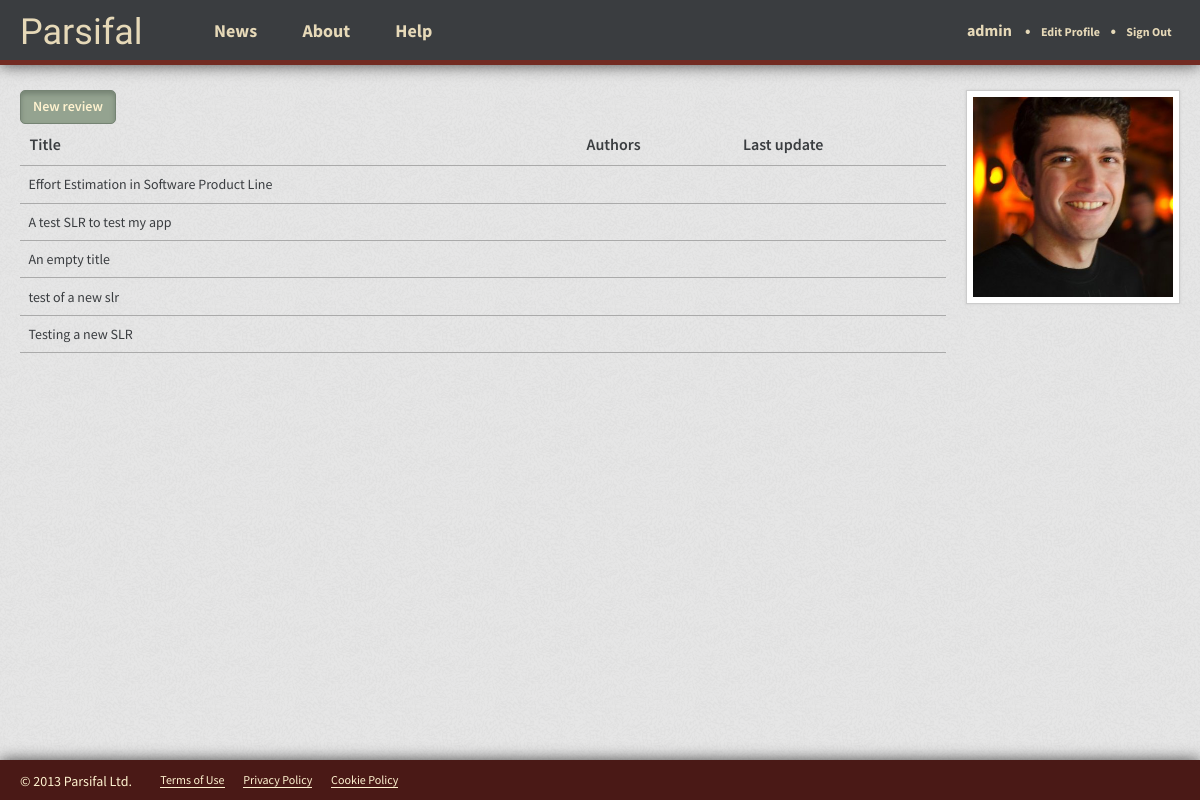
/admin/ (signed in), run on the app's committed database.
### reviews/models.py (models this page shows, shortened)
class Review(models.Model):
  short_name = models.CharField(max_length=50)
  title = models.CharField(max_length=200)
  description = models.CharField(max_length=500)
  user = models.ForeignKey(User)
  class Meta:
      verbose_name = "Review"
      verbose_name_plural = "Reviews"

### reviews/views.py (the view)
@login_required
def reviews(request, username):
  context = RequestContext(request)
  user = get_object_or_404(User, username=username)
  user_reviews = Review.objects.all()
  context = RequestContext(request, {'user_reviews': user_reviews,})
  return render_to_response('reviews/reviews.html', context)

### reviews/templates/reviews/reviews.html (shortened to what this page needs)
{% extends 'base_app.html' %}
{% block content %}
  <div class="clearfix">
    <div class="reviews">
      <a href="/reviews/new/" class="btn btn-success">New review</a>
      <table class="table">
        <thead>
          <tr>
            <th>Title</th>
            <th>Authors</th>
            <th>Last update</th>
          </tr>
        </thead>
        <tbody>
          {% for review in user_reviews %}
            <tr>
              <td>{{ review.title }}</td>
              <td></td>
              <td></td>
            </tr>
          {% endfor %}
        </tbody>
      </table>
    </div>
    <div class="profile">
      <div class="picture">
        <img src="{{ MEDIA_URL }}photo.jpg" width="200px">
      </div>
    </div>
  </div>
{% endblock content %}

### templates/base_app.html (shortened to what this page needs)
<!DOCTYPE html>
<html>
<head>
  <link href="{{ STATIC_URL }}css/style_app.css" rel="stylesheet" media="screen">
</head>
<body>
  <header class="wrapper">
    <h1><a href="/">Parsifal</a></h1>
    <nav class="menu">
      <a href="#">News</a>
      <a href="#">About</a>
      <a href="#">Help</a>
    </nav>
    {% if user.is_authenticated %}
      <nav class="signedin">
        <a href="/{{ user.username }}/" class="user">{{ user.username }}</a>
        <span class="bullet">&bull;</span>
        <a href="/{{ user.username }}/edit/">Edit Profile</a>
        <span class="bullet">&bull;</span>
        <a href="/signout/">Sign Out</a>
      </nav>
    {% else %}
      <div class="signin">
        <a href="/signin/">Sign in</a>
      </div>
    {% endif %}
  </header>
  <section class="content wrapper">
    {% block content %}
    {% endblock content %}
    <div class="push"></div>
  </section>
  <footer class="wrapper">
    <p>© 2013 Parsifal Ltd.</p>
    <ul>
      <li><a href="#">Terms of Use</a></li>
      <li><a href="#">Privacy Policy</a></li>
      <li><a href="#">Cookie Policy</a></li>
    </ul>
  </footer>
</body>
</html>

### static/css/style_app.css (style rules this page uses)
html, body { height: 100%; }
body { background: url("../img/ticks.png"); color: #3A3D40; font-family: "Source Sans Pro", Tahoma, Arial, sans-serif; font-weight: 400; font-size: 62.5%; }
header { background: #3A3D40; height: 65px; border-bottom: 5px solid #732B22; position: fixed; width: 100%; box-shadow: 0 0px 15px rgba(0, 0, 0, 0.7); }
header h1 { font-family: Playball, cursive; font-size: 3.6em; float: left; padding-top: .4em; }
header h1 a { color: #E6D9B8; text-decoration: none; }
header nav.menu { float: left; padding-top: 2.2em; padding-left: 5em; }
header nav.menu a { padding: 0 1.2em; color: #E6D9B8; text-decoration: none; font-size: 1.8em; font-weight: bold; }
header nav.signedin { padding-top: 2.2em; float: right; }
header nav.signedin span.bullet { color: #E6D9B8; font-size: 1.6em; font-weight: bold; }
header nav.signedin a { color: #E6D9B8; text-decoration: none; font-size: 1.2em; padding: 0 .7em; font-weight: bold; }
header nav.signedin a.user { font-size: 1.6em; }
.wrapper { width: 100%; padding: 0 20px; -moz-box-sizing: border-box; -webkit-box-sizing: border-box; box-sizing: border-box; }
.content { padding: 90px 20px 20px; -moz-box-sizing: border-box; -webkit-box-sizing: border-box; box-sizing: border-box; min-height: 100%; height: auto !important; height: 100%; margin: 0 auto -40px; }
footer { background-color: #4A1916; height: 40px; box-shadow: 0 0px 15px rgba(0, 0, 0, 0.7); }
footer p { padding-top: 1em; color: #FFF3D0; font-size: 1.4em; font-weight: 400; float: left; }
footer ul { float: left; padding-top: 1.4em; padding-left: 2em; }
footer ul li { display: inline; font-size: 1.2em; padding: 0 .7em; }
footer ul li a { color: #FFF3D0; border-bottom: 1px solid; }
.push { height: 40px; }

### static/css/clearfix.css (style rules this page uses)
.clearfix:before, .clearfix:after { content: ""; display: table; }
.clearfix:after { clear: both; }
.clearfix { zoom: 1; }

### static/css/button.css (style rules this page uses)
.btn { border: 1px solid #516465; border-radius: 5px; cursor: pointer; background-color: #728A8B; color: #FFF3D0; font-size: 14px; padding: 6px 12px; box-shadow: 0px 3px 5px 0px #516465 inset; display: inline-block; margin-bottom: 0; font-weight: 600; line-height: 1.4em; }
.btn-success { border-color: #758373; background-color: #94A390; box-shadow: 0px 3px 5px 0px #758373 inset; }

### static/css/table.css (style rules this page uses)
.table { width: 100%; border-collapse: collapse; border-spacing: 0; }
.table td, .table th { font-size: 1.4em; padding: .8em .6em; text-align: left; }
.table thead tr th { font-size: 1.6em; font-weight: 600; }
.table tr { border-bottom: 1px solid #AAA; }

### static/css/typography.css (style rules this page uses)
h1 { margin-bottom: .5em; }
a { color: #55899B; text-decoration: none; }
p { font-size: 1.4em; }

### reviews/templates/reviews/reviews.html (style rules this page uses)
.reviews { float: left; width: -moz-calc(100% - 234px); width: -webkit-calc(100% - 234px); width: calc(100% - 234px); }
.profile { width: 214px; margin-left: 20px; float: left; }
.profile .picture { width: 200px; height: 200px; background: #FFF; border: 1px solid #CCC; margin: 0 auto; padding: 6px; box-shadow: 0 0 3px #CCC; }

### data on the page
Review: title "Effort Estimation in Software Product Line"
Review: title "A test SLR to test my app"
Review: title "An empty title"
Review: title "test of a new slr"
Review: title "Testing a new SLR"

### other printed values
{{ user.username }} "admin"
